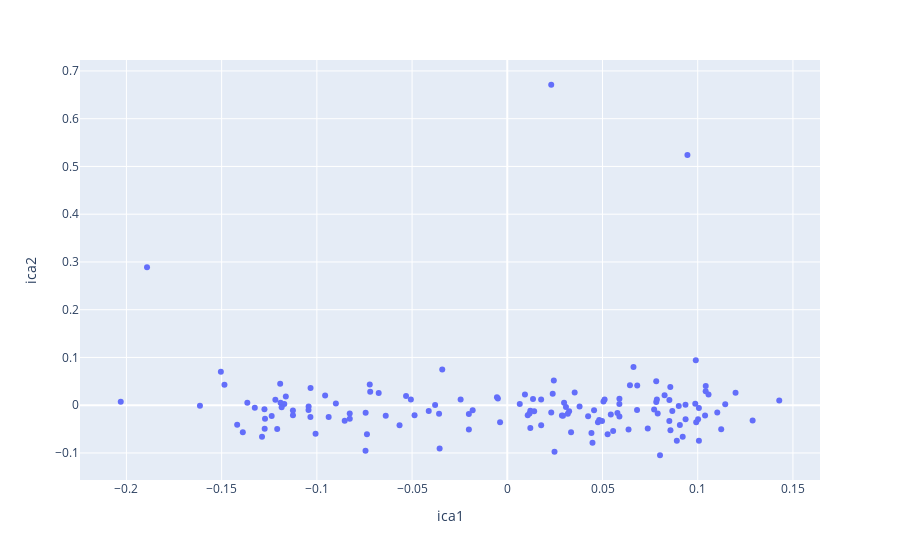

The code cell stored with this chart in its notebook:
### Code cell
fig = px.scatter(dfX, x="ica1", y="ica2",
                 hover_name="Country Name")

fig.show()

### Figure 1 — Plotly figure (JSON) as saved in the notebook; plotly's stock layout.template omitted (floating-point values rounded to 4 significant figures; data arrays with more than 128 entries replaced by an {"elided": "..."} marker saying what was removed)
{"data": [{"hovertemplate": "<b>%{hovertext}</b><br><br>ica1=%{x}<br>ica2=%{y}<extra></extra>", "hovertext": {"elided": "138 str values"}, "legendgroup": "", "marker": {"color": "#636efa", "symbol": "circle"}, "mode": "markers", "name": "", "showlegend": false, "type": "scatter", "x": {"elided": "138 float values"}, "xaxis": "x", "y": {"elided": "138 float values"}, "yaxis": "y"}], "layout": {"legend": {"tracegroupgap": 0}, "margin": {"t": 60}, "xaxis": {"anchor": "y", "domain": [0, 1], "title": {"text": "ica1"}}, "yaxis": {"anchor": "x", "domain": [0, 1], "title": {"text": "ica2"}}}}
